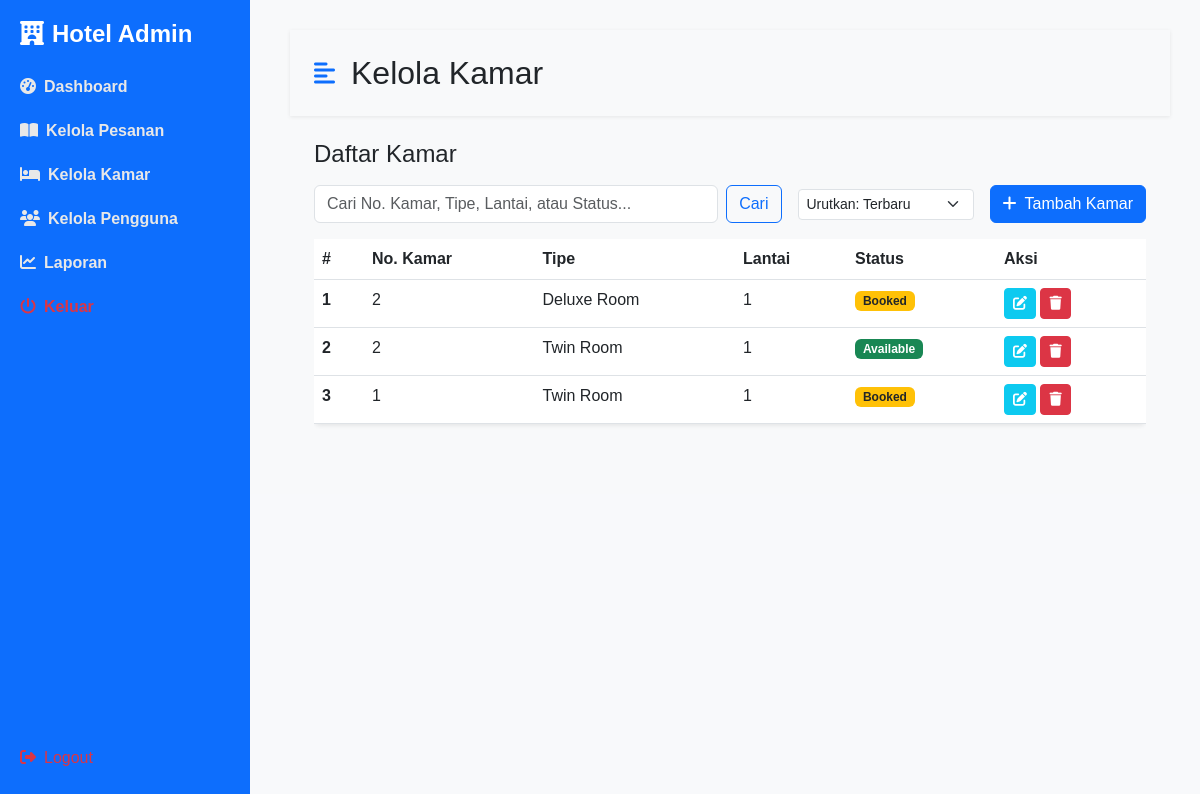
Before: /admin/kelola_kamar.php (signed in) with the older database file.
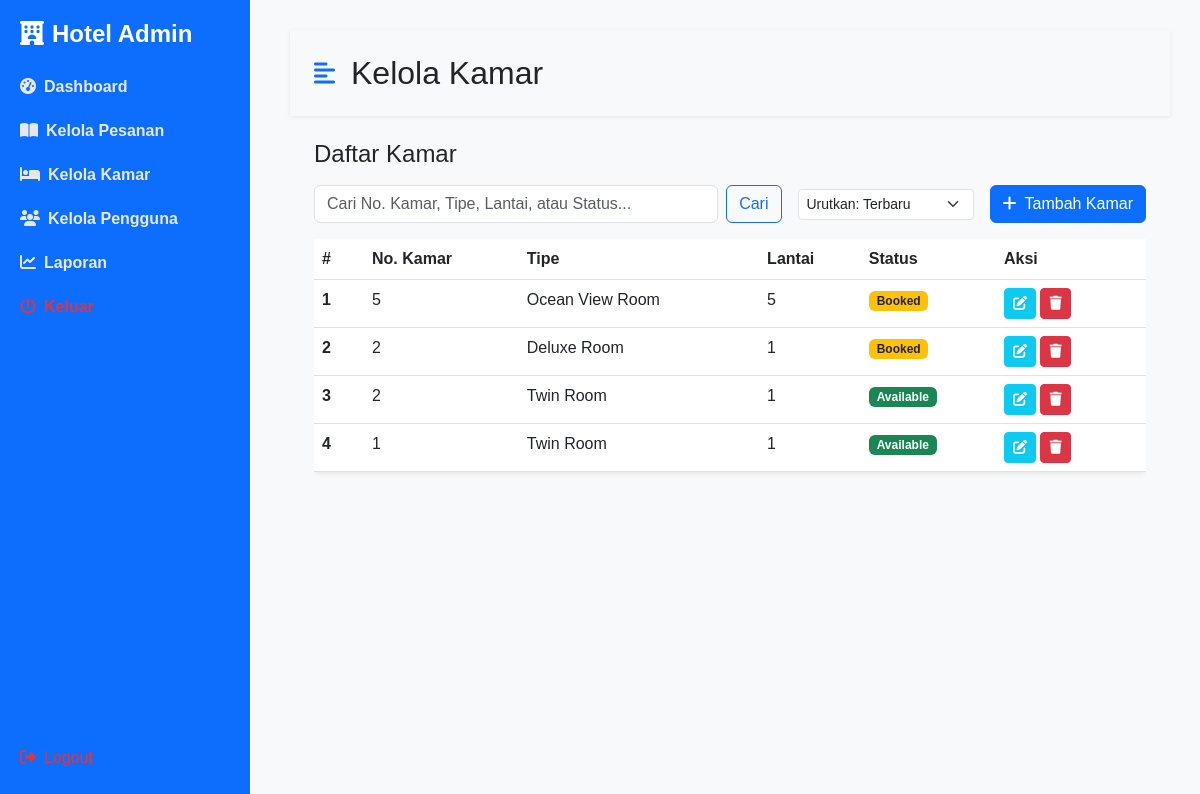
After: the same page with the newer database file.
### tables this page shows
CREATE TABLE `rooms` (
  `id` int NOT NULL,
  `image` varchar(100) NOT NULL,
  `room_number` varchar(10) NOT NULL,
  `room_type_id` int NOT NULL,
  `floor` int NOT NULL,
  `status` enum('available','maintenance','booked') DEFAULT 'available',
  `created_at` datetime DEFAULT CURRENT_TIMESTAMP
);

CREATE TABLE `room_types` (
  `id` int NOT NULL,
  `name` varchar(100) NOT NULL,
  `description` text,
  `price_per_night` decimal(10,2) NOT NULL,
  `capacity` int NOT NULL,
  `facilities` text,
  `created_at` datetime DEFAULT CURRENT_TIMESTAMP
);

### admin/kelola_kamar.php (the view, shortened to what the changed rows need)
<?php
include '../koneksi.php';
$sort_by = $_GET['sort'] ?? 'latest';
$order_clause = "";
$params = [];
$param_types = '';
switch ($sort_by) {
    case 'latest':
    default:
        $order_clause = "ORDER BY r.id DESC";
        break;
}
$query = "
    SELECT r.*, rt.name as room_type_name
    FROM rooms r
    JOIN room_types rt ON r.room_type_id = rt.id
";
$query .= " " . $order_clause;
if (!empty($params)) {
    $stmt = $koneksi->prepare($query);
    $ref_params = array();
    $ref_params[] = &$param_types;
    foreach($params as $key => $value) {
        $ref_params[] = &$params[$key];
    }
    call_user_func_array([$stmt, 'bind_param'], $ref_params);
    $stmt->execute();
    $rooms_result = $stmt->get_result();
    $rooms = $rooms_result->fetch_all(MYSQLI_ASSOC);
    $stmt->close();
} else {
    $rooms_result = $koneksi->query($query);
    $rooms = $rooms_result->fetch_all(MYSQLI_ASSOC);
}
?>
<!DOCTYPE html>
<html lang="id">
<head>
    <link href="https://cdn.jsdelivr.net/npm/bootstrap@5.3.0/dist/css/bootstrap.min.css" rel="stylesheet">
    <link rel="stylesheet" href="https://cdnjs.cloudflare.com/ajax/libs/font-awesome/6.4.0/css/all.min.css">
    <link rel="stylesheet" href="../assets/css/admin-style.css">
</head>
<body>
    <div class="d-flex" id="wrapper">
        <div id="page-content-wrapper" class="content">
            <nav class="navbar navbar-expand-lg navbar-light bg-transparent py-4 px-4">
                <div class="d-flex align-items-center">
                    <h2 class="fs-2 m-0">Kelola Kamar</h2>
                </div>
            </nav>
            <div class="container-fluid px-4">
                <div class="row my-4">
                    <div class="col-md-12">
                        <div class="table-responsive">
                            <table class="table bg-white rounded shadow-sm table-hover">
                                <thead>
                                    <tr>
                                        <th scope="col" width="50">#</th>
                                        <th scope="col">No. Kamar</th>
                                        <th scope="col">Tipe</th>
                                        <th scope="col">Lantai</th>
                                        <th scope="col">Status</th>
                                        <th scope="col" width="150">Aksi</th>
                                    </tr>
                                </thead>
                                <tbody>
                                    <?php if (!empty($rooms)): ?>
                                        <?php $no = 1; foreach ($rooms as $room): ?>
                                            <tr>
                                                <th scope="row"><?= $no++ ?></th>
                                                <td><?= htmlspecialchars($room['room_number']) ?></td>
                                                <td><?= htmlspecialchars($room['room_type_name']) ?></td>
                                                <td><?= htmlspecialchars($room['floor']) ?></td>
                                                <td>
                                                    <?php
                                                        $status_class = match($room['status']) {
                                                            'available' => 'badge bg-success',
                                                            'booked' => 'badge bg-warning text-dark',
                                                            'maintenance' => 'badge bg-danger',
                                                            default => 'badge bg-secondary',
                                                        };
                                                        echo "<span class='{$status_class}'>" . ucfirst(htmlspecialchars($room['status'])) . "</span>";
                                                    ?>
                                                </td>
                                                <td>
                                                    <button type="button" class="btn btn-sm btn-info text-white edit-btn"
                                                            data-bs-toggle="modal" data-bs-target="#editRoomModal"
                                                            data-id="<?= $room['id'] ?>"
                                                            data-number="<?= htmlspecialchars($room['room_number']) ?>"
                                                            data-type-id="<?= $room['room_type_id'] ?>"
                                                            data-floor="<?= $room['floor'] ?>"
                                                            data-status="<?= $room['status'] ?>"
                                                            data-image="<?= htmlspecialchars($room['image']) ?>">
                                                        <i class="fas fa-edit"></i>
                                                    </button>
                                                    <a href="kelola_kamar.php?delete_id=<?= $room['id'] ?>" class="btn btn-sm btn-danger" onclick="return confirm('Yakin ingin menghapus kamar ini?');">
                                                        <i class="fas fa-trash"></i>
                                                    </a>
                                                </td>
                                            </tr>
                                        <?php endforeach; ?>
                                    <?php else: ?>
                                        <tr>
                                            <td colspan="6" class="text-center">Tidak ada kamar yang ditemukan.</td>
                                        </tr>
                                    <?php endif; ?>
                                </tbody>
                            </table>
                        </div>
                    </div>
                </div>
            </div>
        </div>
    </div>
</body>
</html>

Changed rows visible on the page:
added rooms: room_number "5", room_type.name "Ocean View Room", floor "5", status "Booked"
changed rooms (number 4 of 4 on the later page): status "Booked" → "Available"
